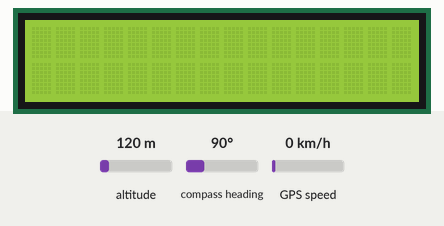
Bench run of a sketch on a simulated Arduino Uno, built with avr-gcc and run on an emulated ATmega328P. Shown: 16×2 character LCD. The test bench sets the inputs (shaded band); at power-on: altitude 120 m, compass heading 90°, GPS speed 0 km/h. The GPS gets a fix after 3 s at 37.7749, -122.4194 with 8 satellites.

Above: at 0.1 s.
At 3.1 s:
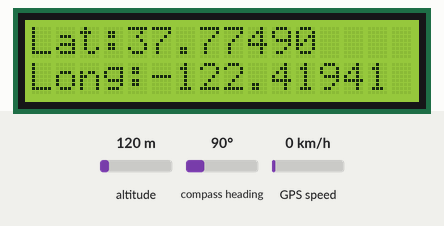

Measured:
- what the display in image 1 shows lasts 3.0 s, from 3.1 s to 6.1 s

The sketch:

GPSwithLCD.ino
```cpp
#include <TinyGPS.h>
#include <LiquidCrystal.h>

LiquidCrystal lcd(12,11,5,4,3,2);
TinyGPS gps1;

void getgps(TinyGPS &gps1);
void setup(){
  Serial.begin(4800);
  lcd.begin(16,2);
}

void getgps(TinyGPS &gps1){
  float latitude, longitude;
  gps1.f_get_position(&latitude,&longitude);
  lcd.setCursor(0,0);
  lcd.print("Lat:");
  lcd.print(latitude,5);
  lcd.print("   ");
  lcd.setCursor(0,1);
  lcd.print("Long:");
  lcd.print(longitude,5);
  lcd.print("   ");
  delay(3000);
  lcd.clear();
}

void loop(){
  byte a;
  if (Serial.available()>0)
  {
    a = Serial.read();
    if(gps1.encode(a))
    {getgps(gps1);
    }
  }
}
```
